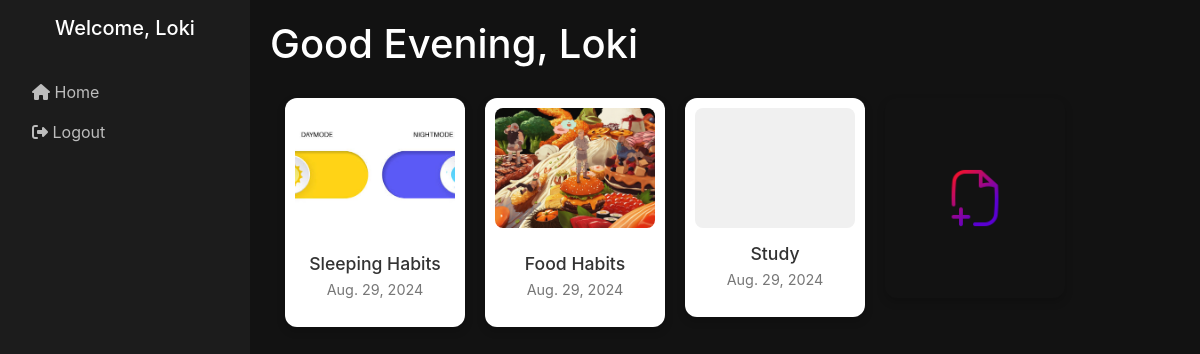
/index/ (signed in), run on the app's committed database.
### habit_builder/models.py (models this page shows, shortened)
class User(AbstractUser):
    pass

class Page(models.Model):
    user = models.ForeignKey(User, on_delete=models.CASCADE)
    title = models.CharField(max_length=100)
    category = models.CharField(max_length=100)
    cover = models.ImageField(upload_to='cover_images/',blank=True,null=True)
    publish_date = models.DateField(blank=True,null=True)

### habit_builder/views.py (the view)
# urls.py: path("index/",views.index,name="index"),
def index(request):
    user = request.user
    currentTime = datetime.datetime.now()
    edmonton_timezone = timezone('America/Edmonton')
    edmonton_time = datetime.datetime.now(edmonton_timezone)
    if edmonton_time.hour < 12:
        greetings = 'Good Morning, '
    elif 12 <= edmonton_time.hour < 18:
        greetings = 'Good Afternoon, '
    else:
        greetings = "Good Evening, "
    if request.method=='POST':
        info = UserPageForm(request.POST, request.FILES)
        if info.is_valid():
            page_info = info.save(commit=False)
            page_info.user = request.user
            page_info.publish_date = datetime.date.today()
            page_info.save()
            return redirect("index")
    else :
        form = UserPageForm()
    user_pages = Page.objects.filter(user=user).order_by('-publish_date')
    return render(request, 'habit_builder/index.html',{
        "user":user,
        "greetings":greetings,
        'form':form,
        'user_pages': user_pages,
    })

### habit_builder/templates/habit_builder/index.html (shortened to what this page needs)
{% extends "habit_builder/layout.html" %}
{% load static %}
{% block source %}
<link rel="stylesheet" href="{% static 'habit_builder/index.css' %}">
{% endblock %}
{% block body %}
<h1 style="margin-bottom: 30px;">{{ greetings }}{{ user.username }}</h1>
<div class="container">
    <div id="page-container">
        {% for page in user_pages %}
        <a href="{% url 'add_page' page.title page.id %}">
            <div class="page-item">
                {% if page.cover %}
                    <img src="{{ page.cover.url }}" alt="{{ page.title }}" class="page-cover">
                {% else %}
                    <div class="page-cover-placeholder"></div>
                {% endif %}
                <div class="page-details">
                    <h4 class="page-title">{{ page.title }}</h4>
                    <p class="page-date">{{ page.publish_date }}</p>
                </div>
            </div>
        </a>
        {% endfor %}
        <div class="add-habit-container">
            <img id="add_habit" src="{% static 'habit_builder/add-button.png' %}" alt="Add page" class="add-button">
        </div>
    </div>
{% endblock %}

### habit_builder/templates/habit_builder/layout.html (shortened to what this page needs)
{% load static %}
<!DOCTYPE html>
<html lang="en">
<head>
    <link rel="stylesheet" href="https://stackpath.bootstrapcdn.com/bootstrap/4.4.1/css/bootstrap.min.css">
    <link rel="stylesheet" href="https://cdnjs.cloudflare.com/ajax/libs/font-awesome/5.15.1/css/all.min.css">
    {% block source %}
    {% endblock %}
</head>
<body>
    <div class="d-flex">
        <nav class="sidebar d-flex flex-column p-3">
            <div class="mb-4 text-center">
                <h5 class="text-white">Welcome, {{ user.username }}</h5>
            </div>
            <ul class="nav flex-column">
                <li class="nav-item">
                    <a class="nav-link active" href="{% url 'index' %}">
                        <i class="fas fa-home"></i> Home
                    </a>
                </li>
                <li class="nav-item">
                    <a class="nav-link" href="{% url 'logout' %}">
                        <i class="fas fa-sign-out-alt"></i> Logout
                    </a>
                </li>
            </ul>
        </nav>
        <div class="content">
            <div class="body">
                {% block body %}
                {% endblock %}
            </div>
        </div>
    </div>
</body>
</html>

### habit_builder/static/habit_builder/index.css (style rules this page uses)
#page-container { display: flex; flex-wrap: wrap; justify-content: center; gap: 20px; margin-top: 20px; }
.page-item { width: 180px; background-color: white; border-radius: 12px; box-shadow: 0 4px 8px rgba(0, 0, 0, 0.2); transition: transform 0.3s ease, box-shadow 0.3s ease; overflow: hidden; display: flex; flex-direction: column; align-items: center; text-align: center; padding: 10px; position: relative; cursor: pointer; }
.page-cover { width: 100%; height: 120px; object-fit: cover; border-radius: 8px; margin-bottom: 10px; }
.page-cover-placeholder { width: 100%; height: 120px; background-color: #f0f0f0; border-radius: 8px; display: flex; align-items: center; justify-content: center; color: #888; font-size: 16px; font-weight: 600; }
.page-details { margin-top: 10px; }
.page-title { font-size: 1.1em; color: #333; margin: 5px 0; }
.page-date { font-size: 0.9em; color: #777; }
.add-habit-container { width: 180px; height: 200px; border-radius: 12px; box-shadow: 0 4px 8px rgba(0, 0, 0, 0.2); display: flex; align-items: center; justify-content: center; cursor: pointer; transition: transform 0.3s ease, box-shadow 0.3s ease; }
.add-button { width: 60px; height: auto; }

### habit_builder/templates/habit_builder/layout.html (style rules this page uses)
body { background-color: #121212; color: #ffffff; }
.sidebar { width: 250px; height: 100vh; position: fixed; top: 0; left: 0; background-color: #1c1c1c; padding-top: 20px; }
.sidebar .nav-link { color: #bdbdbd; }
.content { margin-left: 250px; padding: 20px; }
.text-white { color: #ffffff !important; }

### data on the page
User: username "Loki"
Page: cover (picture), title "Sleeping Habits", publish_date "Aug. 29, 2024"
Page: cover (picture), title "Food Habits", publish_date "Aug. 29, 2024"
Page: title "Study", publish_date "Aug. 29, 2024"

### other printed values
{{ greetings }} "Good Evening,"
